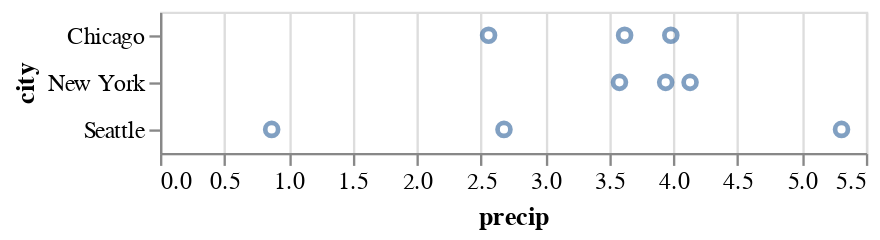

This figure's notebook cell:
### Markdown cell above
- Though we've now separated the data by one attribute, we still have multiple points overlapping within each category. 

- Let's further separate these by adding an `x` encoding channel, mapped to the `'precip'` field:

### Code cell
alt.Chart(df).mark_point().encode(
    x='precip',
    y='city'
)

### Figure 1 — Vega-Lite specification as saved in the notebook (floating-point values rounded to 4 significant figures)
{"$schema": "https://vega.github.io/schema/vega-lite/v5.6.1.json", "config": {"view": {"continuousHeight": 300, "continuousWidth": 300}}, "data": {"name": "data-fdfbb22e8e0e89f6556d8a3b434b0c97"}, "datasets": {"data-fdfbb22e8e0e89f6556d8a3b434b0c97": [{"city": "Seattle", "month": "Apr", "precip": 2.68}, {"city": "Seattle", "month": "Aug", "precip": 0.87}, {"city": "Seattle", "month": "Dec", "precip": 5.31}, {"city": "New York", "month": "Apr", "precip": 3.94}, {"city": "New York", "month": "Aug", "precip": 4.13}, {"city": "New York", "month": "Dec", "precip": 3.58}, {"city": "Chicago", "month": "Apr", "precip": 3.62}, {"city": "Chicago", "month": "Aug", "precip": 3.98}, {"city": "Chicago", "month": "Dec", "precip": 2.56}]}, "encoding": {"x": {"field": "precip", "type": "quantitative"}, "y": {"field": "city", "type": "nominal"}}, "mark": {"type": "point"}}
